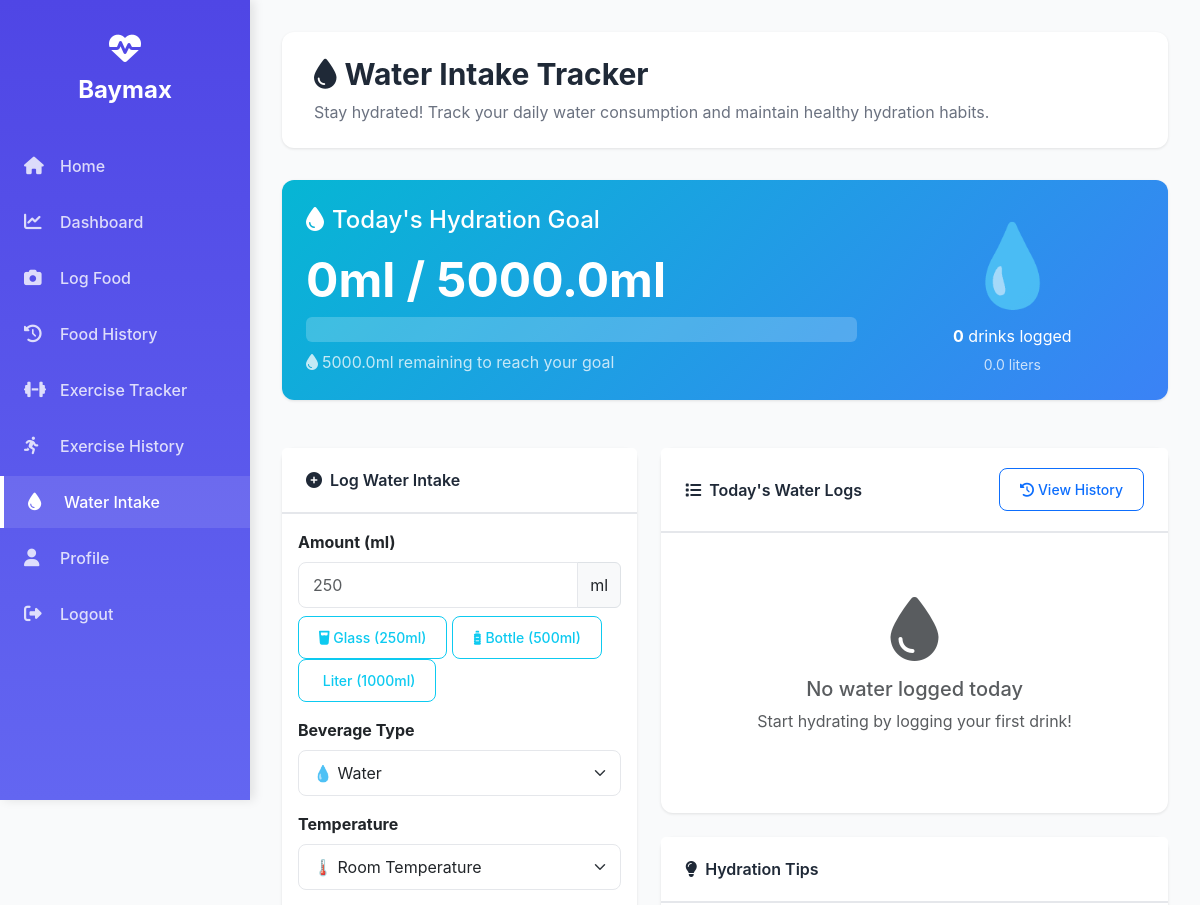
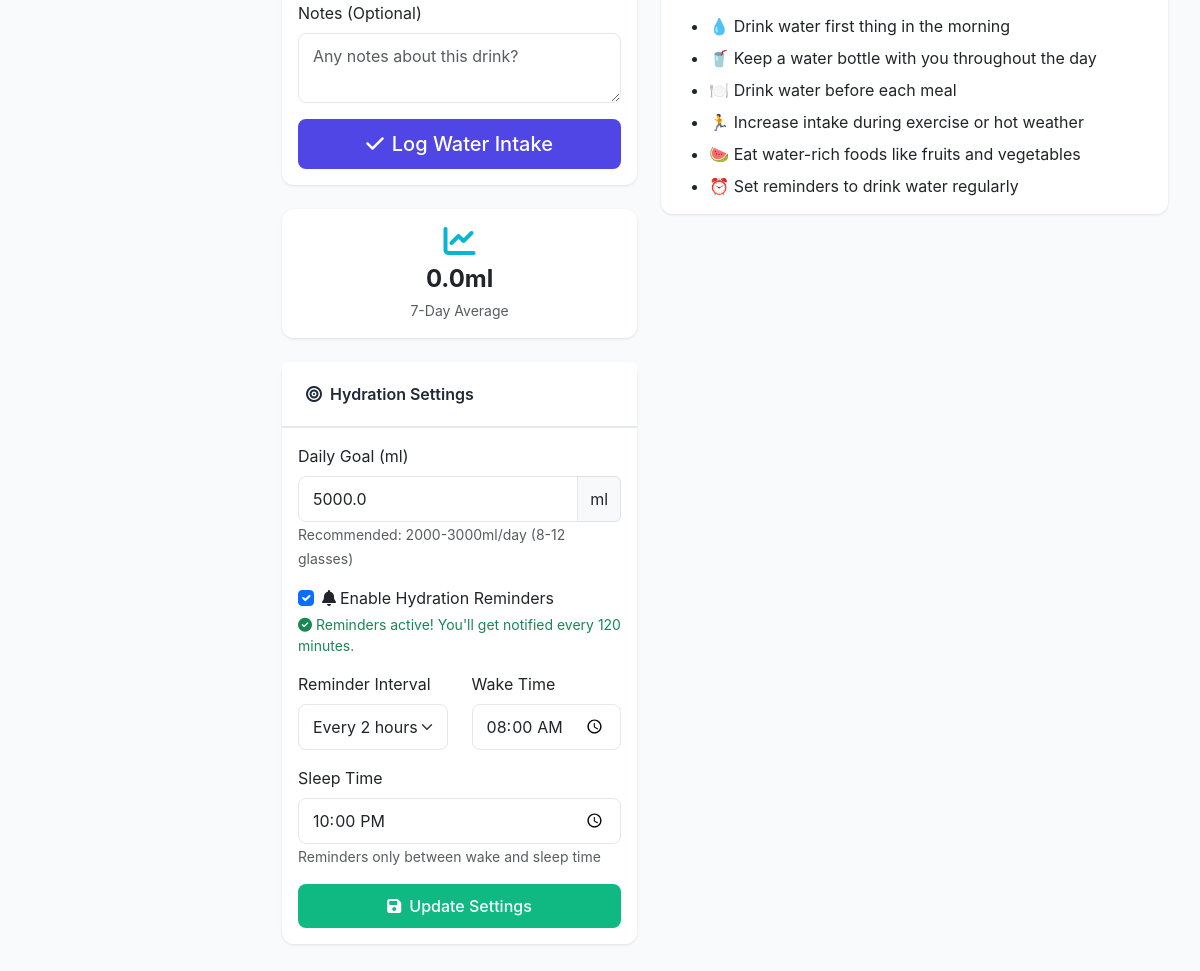
Screenshot of /water_intake (signed in) with the database file from the repository (2 pictures, top to bottom).
### app.py (models this page shows)
class WaterGoal(db.Model):
    id = db.Column(db.Integer, primary_key=True)
    user_id = db.Column(db.Integer, db.ForeignKey('user.id'), unique=True)
    daily_goal_ml = db.Column(db.Float, default=2000)  # Default 2L
    reminder_enabled = db.Column(db.Boolean, default=True)
    reminder_interval_minutes = db.Column(db.Integer, default=120)  # Every 2 hours
    wake_time = db.Column(db.String(5), default='08:00')  # Start reminders
    sleep_time = db.Column(db.String(5), default='22:00')  # Stop reminders
    created_at = db.Column(db.DateTime, default=datetime.utcnow)
    updated_at = db.Column(db.DateTime, default=datetime.utcnow, onupdate=datetime.utcnow)

### app.py (the view)
@app.route('/water_intake')
@login_required
def water_intake():
    goal = WaterGoal.query.filter_by(user_id=current_user.id).first()
    if not goal:
        goal = WaterGoal(user_id=current_user.id, daily_goal_ml=2000)
        db.session.add(goal)
        db.session.commit()
    ist_now = datetime.now(IST)
    today_start = ist_now.replace(hour=0, minute=0, second=0, microsecond=0, tzinfo=None)
    today_intakes = WaterIntake.query.filter(
        WaterIntake.user_id == current_user.id,
        WaterIntake.timestamp >= today_start
    ).order_by(WaterIntake.timestamp.desc()).all()
    today_total = sum(intake.amount_ml for intake in today_intakes)
    progress_percentage = min(100, round((today_total / goal.daily_goal_ml) * 100, 1))
    remaining_ml = max(0, goal.daily_goal_ml - today_total)
    week_ago = datetime.utcnow() - timedelta(days=7)
    week_intakes = WaterIntake.query.filter(
        WaterIntake.user_id == current_user.id,
        WaterIntake.timestamp >= week_ago
    ).all()
    week_total = sum(intake.amount_ml for intake in week_intakes)
    weekly_average = round(week_total / 7, 0)
    daily_totals = {}
    for intake in week_intakes:
        date_key = intake.timestamp.strftime('%Y-%m-%d')
        if date_key not in daily_totals:
            daily_totals[date_key] = 0
        daily_totals[date_key] += intake.amount_ml
    beverage_breakdown = {}
    for intake in today_intakes:
        bev_type = intake.beverage_type
        if bev_type not in beverage_breakdown:
            beverage_breakdown[bev_type] = 0
        beverage_breakdown[bev_type] += intake.amount_ml
    return render_template('water_intake.html',
                         goal=goal,
                         today_total=today_total,
                         progress_percentage=progress_percentage,
                         remaining_ml=remaining_ml,
                         today_intakes=today_intakes,
                         weekly_average=weekly_average,
                         daily_totals=daily_totals,
                         beverage_breakdown=beverage_breakdown)

### templates/water_intake.html (shortened to what this page needs)
{% extends "base.html" %}
{% block content %}
<div class="content-header">
    <h1><i class="fas fa-tint me-2"></i>Water Intake Tracker</h1>
    <p>Stay hydrated! Track your daily water consumption and maintain healthy hydration habits.</p>
</div>
<div class="row mb-4">
    <div class="col-12">
        <div class="card" style="background: linear-gradient(135deg, #06b6d4 0%, #3b82f6 100%); color: white; border: none;">
            <div class="card-body p-4">
                <div class="row align-items-center">
                    <div class="col-md-8">
                        <h4 class="mb-3"><i class="fas fa-tint me-2"></i>Today's Hydration Goal</h4>
                        <h2 class="mb-2 display-5 fw-bold">{{ today_total }}ml / {{ goal.daily_goal_ml }}ml</h2>
                        <div class="progress" style="height: 25px; background: rgba(255,255,255,0.2);">
                        </div>
                        <p class="mt-2 mb-0 opacity-75">
                            {% if remaining_ml > 0 %}
                                <i class="fas fa-tint me-1"></i>{{ remaining_ml }}ml remaining to reach your goal
                            {% else %}
                                <i class="fas fa-check-circle me-1"></i>Great job! You've reached your daily goal! 🎉
                            {% endif %}
                        </p>
                    </div>
                    <div class="col-md-4 text-center">
                        <div style="font-size: 5rem; opacity: 0.9;">
                            {% if progress_percentage < 30 %}
                                💧
                            {% elif progress_percentage < 60 %}
                                🥤
                            {% elif progress_percentage < 100 %}
                                💦
                            {% else %}
                                🏆
                            {% endif %}
                        </div>
                        <p class="mb-1"><strong>{{ today_intakes|length }}</strong> drinks logged</p>
                        <small class="opacity-75">{{ (today_total / 1000)|round(1) }} liters</small>
                    </div>
                </div>
            </div>
        </div>
    </div>
</div>
<div class="row g-4">
    <div class="col-lg-5">
        <div class="card">
            <div class="card-header">
                <i class="fas fa-plus-circle me-2"></i>Log Water Intake
            </div>
            <div class="card-body">
                <form method="post" action="{{ url_for('log_water') }}">
                    <div class="mb-3">
                        <label class="form-label fw-bold">Amount (ml)</label>
                        <div class="input-group">
                            <input type="number" name="amount_ml" class="form-control" id="amountInput"
                                   min="1" step="1" placeholder="250" required>
                            <span class="input-group-text">ml</span>
                        </div>
                        <div class="mt-2">
                            <button type="button" class="btn btn-sm btn-outline-info" onclick="setAmount(250)">
                                <i class="fas fa-glass-water"></i> Glass (250ml)
                            </button>
                            <button type="button" class="btn btn-sm btn-outline-info" onclick="setAmount(500)">
                                <i class="fas fa-bottle-water"></i> Bottle (500ml)
                            </button>
                            <button type="button" class="btn btn-sm btn-outline-info" onclick="setAmount(1000)">
                                 Liter (1000ml)
                            </button>
                        </div>
                    </div>
                    <div class="mb-3">
                        <label class="form-label fw-bold">Beverage Type</label>
                        <select name="beverage_type" class="form-select">
                            <option value="water">💧 Water</option>
                        </select>
                    </div>
                    <div class="mb-3">
                        <label class="form-label fw-bold">Temperature</label>
                        <select name="temperature" class="form-select">
                            <option value="room" selected>🌡️ Room Temperature</option>
                        </select>
                    </div>
                    <div class="mb-3">
                        <label class="form-label">Notes (Optional)</label>
                        <textarea name="notes" class="form-control" rows="2"
                                  placeholder="Any notes about this drink?"></textarea>
                    </div>
                    <button type="submit" class="btn btn-primary w-100 btn-lg">
                        <i class="fas fa-check me-2"></i>Log Water Intake
                    </button>
                </form>
            </div>
        </div>
        <div class="card mt-4">
            <div class="card-body text-center">
                <i class="fas fa-chart-line fa-2x mb-2" style="color: #06b6d4;"></i>
                <h4 class="mb-1 fw-bold">{{ weekly_average }}ml</h4>
                <small class="text-muted">7-Day Average</small>
            </div>
        </div>
        <div class="card mt-4">
            <div class="card-header">
                <i class="fas fa-bullseye me-2"></i>Hydration Settings
            </div>
            <div class="card-body">
                <form method="post" action="{{ url_for('update_water_goal') }}">
                    <div class="mb-3">
                        <label class="form-label">Daily Goal (ml)</label>
                        <div class="input-group">
                            <input type="number" name="daily_goal_ml" class="form-control"
                                   value="{{ goal.daily_goal_ml }}" min="500" step="100" required>
                            <span class="input-group-text">ml</span>
                        </div>
                        <small class="text-muted">Recommended: 2000-3000ml/day (8-12 glasses)</small>
                    </div>
                    <div class="mb-3">
                        <div class="form-check">
                            <input class="form-check-input" type="checkbox" name="reminder_enabled"
                                   id="reminderCheck" {% if goal.reminder_enabled %}checked{% endif %}>
                            <label class="form-check-label" for="reminderCheck">
                                <i class="fas fa-bell me-1"></i>Enable Hydration Reminders
                            </label>
                        </div>
                        {% if goal.reminder_enabled %}
                        <small class="text-success d-block mt-1">
                            <i class="fas fa-check-circle me-1"></i>Reminders active! You'll get notified every {{ goal.reminder_interval_minutes }} minutes.
                        </small>
                        {% else %}
                        <small class="text-muted d-block mt-1">
                            <i class="fas fa-info-circle me-1"></i>Enable to receive browser notifications
                        </small>
                        {% endif %}
                    </div>
                    <div class="row">
                        <div class="col-6 mb-3">
                            <label class="form-label">Reminder Interval</label>
                            <select name="reminder_interval_minutes" class="form-select">
                                <option value="120" {% if goal.reminder_interval_minutes == 120 %}selected{% endif %}>Every 2 hours</option>
                            </select>
                        </div>
                        <div class="col-6 mb-3">
                            <label class="form-label">Wake Time</label>
                            <input type="time" name="wake_time" class="form-control"
                                   value="{{ goal.wake_time }}" required>
                        </div>
                    </div>
                    <div class="mb-3">
                        <label class="form-label">Sleep Time</label>
                        <input type="time" name="sleep_time" class="form-control"
                               value="{{ goal.sleep_time }}" required>
                        <small class="text-muted">Reminders only between wake and sleep time</small>
                    </div>
                    <button type="submit" class="btn btn-success w-100">
                        <i class="fas fa-save me-2"></i>Update Settings
                    </button>
                </form>
            </div>
        </div>
    </div>
    <div class="col-lg-7">
        <div class="card">
            <div class="card-header d-flex justify-content-between align-items-center">
                <span><i class="fas fa-list me-2"></i>Today's Water Logs</span>
                <a href="{{ url_for('water_history') }}" class="btn btn-sm btn-outline-primary">
                    <i class="fas fa-history me-1"></i>View History
                </a>
            </div>
            <div class="card-body">
                {% if today_intakes %}
                    <div class="list-group list-group-flush">
                        {% for intake in today_intakes %}
                        <div class="list-group-item px-0">
                            <div class="d-flex justify-content-between align-items-start">
                                <div class="flex-grow-1">
                                    <h6 class="mb-1">
                                        {% if intake.beverage_type == 'water' %}💧
                                        {% elif intake.beverage_type == 'tea' %}🍵
                                        {% elif intake.beverage_type == 'coffee' %}☕
                                        {% elif intake.beverage_type == 'juice' %}🧃
                                        {% elif intake.beverage_type == 'milk' %}🥛
                                        {% elif intake.beverage_type == 'smoothie' %}🥤
                                        {% else %}🥤{% endif %}
                                        {{ intake.beverage_type|title }}
                                        <span class="badge bg-info ms-2">{{ intake.amount_ml }}ml</span>
                                    </h6>
                                    <small class="text-muted">
                                        <i class="far fa-clock me-1"></i>{{ intake.timestamp.strftime('%I:%M %p') }}
                                        {% if intake.temperature %}
                                            <span class="mx-2">|</span>
                                            {% if intake.temperature == 'cold' %}❄️
                                            {% elif intake.temperature == 'hot' %}🔥
                                            {% else %}🌡️{% endif %}
                                            {{ intake.temperature|title }}
                                        {% endif %}
                                    </small>
                                    {% if intake.notes %}
                                    <p class="mb-0 mt-1 small text-muted">
                                        <i class="fas fa-sticky-note me-1"></i>{{ intake.notes }}
                                    </p>
                                    {% endif %}
                                </div>
                                <form method="post" action="{{ url_for('delete_water', intake_id=intake.id) }}"
                                      style="display: inline;"
                                      onsubmit="return confirm('Delete this water log?');">
                                    <button type="submit" class="btn btn-sm btn-outline-danger">
                                        <i class="fas fa-trash"></i>
                                    </button>
                                </form>
                            </div>
                        </div>
                        {% endfor %}
                    </div>
                {% else %}
                    <div class="text-center py-5">
                        <i class="fas fa-tint fa-4x text-muted mb-3"></i>
                        <h5 class="text-muted">No water logged today</h5>
                        <p class="text-muted">Start hydrating by logging your first drink!</p>
                    </div>
                {% endif %}
            </div>
        </div>
        <div class="card mt-4">
            <div class="card-header">
                <i class="fas fa-lightbulb me-2"></i>Hydration Tips
            </div>
            <div class="card-body">
                <ul class="mb-0">
                    <li class="mb-2">💧 Drink water first thing in the morning</li>
                    <li class="mb-2">🥤 Keep a water bottle with you throughout the day</li>
                    <li class="mb-2">🍽️ Drink water before each meal</li>
                    <li class="mb-2">🏃 Increase intake during exercise or hot weather</li>
                    <li class="mb-2">🍉 Eat water-rich foods like fruits and vegetables</li>
                    <li>⏰ Set reminders to drink water regularly</li>
                </ul>
            </div>
        </div>
    </div>
</div>
{% endblock %}

### rows the page displays
WaterGoal: daily_goal_ml "5000.0", reminder_enabled "☑", reminder_interval_minutes "120", reminder_interval_minutes "Every 2 hours", wake_time "08:00", sleep_time "22:00"

### other values shown
{{ today_total }} "0"
{{ remaining_ml }} "5000.0"
{{ today_intakes|length }} "0"
{{ (today_total / 1000)|round(1) }} "0.0"
{{ weekly_average }} "0.0"
